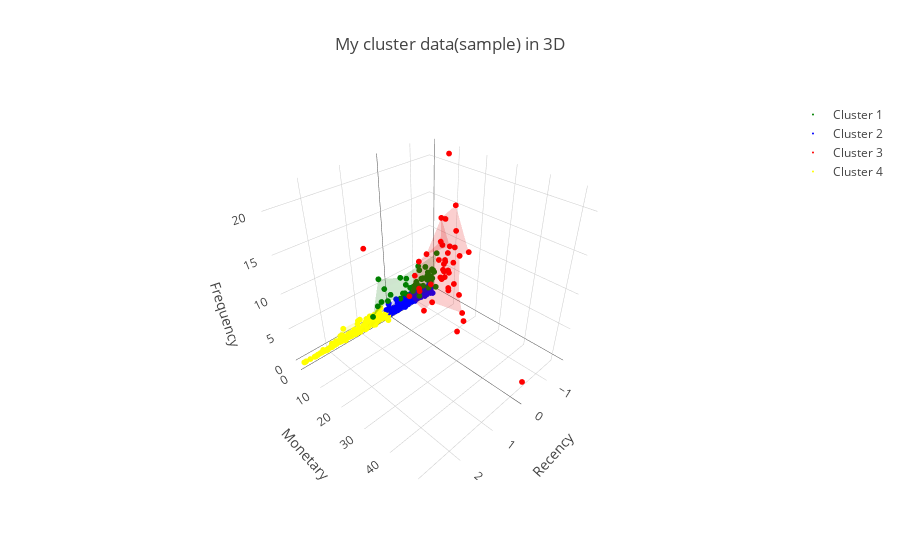

The notebook cell saved with this chart:
### Code cell
Clusters3D(df_clusters,1000)
# Z grafu je videt,ze cerveny shluku (['Cluster']==2) obsahuje ty 'zajimave' zakazniky
# a 'nezajimavy' zakaznici jsou v modrem shluku (['Cluster']==1)
